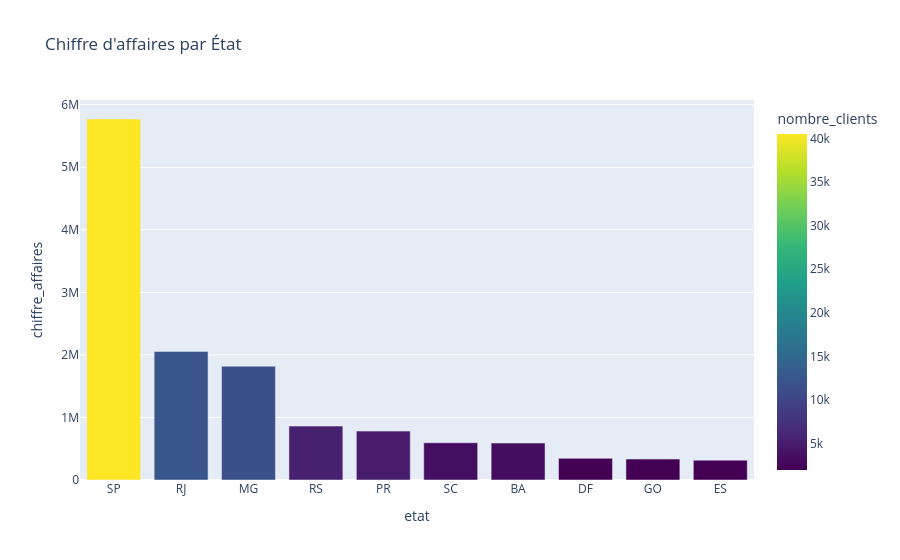

The code cell stored with this chart in its notebook:
### Code cell
# ===============================================
# 💰 5. ANALYSE BUSINESS
# ===============================================

# Question 1: Chiffre d'affaires par région
print("🗺️ CHIFFRE D'AFFAIRES PAR ÉTAT :")
ca_region_query = """
SELECT
    c.customer_state as etat,
    COUNT(DISTINCT o.order_id) as nombre_commandes,
    COUNT(DISTINCT c.customer_id) as nombre_clients,
    ROUND(SUM(oi.price + oi.freight_value), 2) as chiffre_affaires,
    ROUND(AVG(oi.price + oi.freight_value), 2) as panier_moyen
FROM orders o
    JOIN customers c ON o.customer_id = c.customer_id
    JOIN order_items oi ON o.order_id = oi.order_id
WHERE o.order_status = 'delivered'
GROUP BY 1
ORDER BY 4 DESC
LIMIT 10
"""

ca_region_df = con.execute(ca_region_query).df()
print(ca_region_df)

# Visualisation
fig = px.bar(ca_region_df, x='etat', y='chiffre_affaires',
             title='Chiffre d\'affaires par État',
             color='nombre_clients', color_continuous_scale='viridis')
fig.show()

### Figure 1 — Plotly figure (JSON) as saved in the notebook; plotly's stock layout.template omitted (floating-point values rounded to 4 significant figures)
{"data": [{"hovertemplate": "etat=%{x}<br>chiffre_affaires=%{y}<br>nombre_clients=%{marker.color}<extra></extra>", "legendgroup": "", "marker": {"color": [40501, 12350, 11354, 5345, 4923, 3546, 3256, 2080, 1957, 1995], "coloraxis": "coloraxis", "pattern": {"shape": ""}}, "name": "", "orientation": "v", "showlegend": false, "textposition": "auto", "type": "bar", "x": ["SP", "RJ", "MG", "RS", "PR", "SC", "BA", "DF", "GO", "ES"], "xaxis": "x", "y": [5772000.0, 2056000.0, 1819000.0, 861700.0, 781900.0, 595100.0, 591100.0, 346400.0, 334700.0, 317700.0], "yaxis": "y"}], "layout": {"barmode": "relative", "coloraxis": {"colorbar": {"title": {"text": "nombre_clients"}}, "colorscale": [[0, "#440154"], [0.1111, "#482878"], [0.2222, "#3e4989"], [0.3333, "#31688e"], [0.4444, "#26828e"], [0.5556, "#1f9e89"], [0.6667, "#35b779"], [0.7778, "#6ece58"], [0.8889, "#b5de2b"], [1, "#fde725"]]}, "legend": {"tracegroupgap": 0}, "title": {"text": "Chiffre d'affaires par État"}, "xaxis": {"anchor": "y", "domain": [0, 1], "title": {"text": "etat"}}, "yaxis": {"anchor": "x", "domain": [0, 1], "title": {"text": "chiffre_affaires"}}}}
